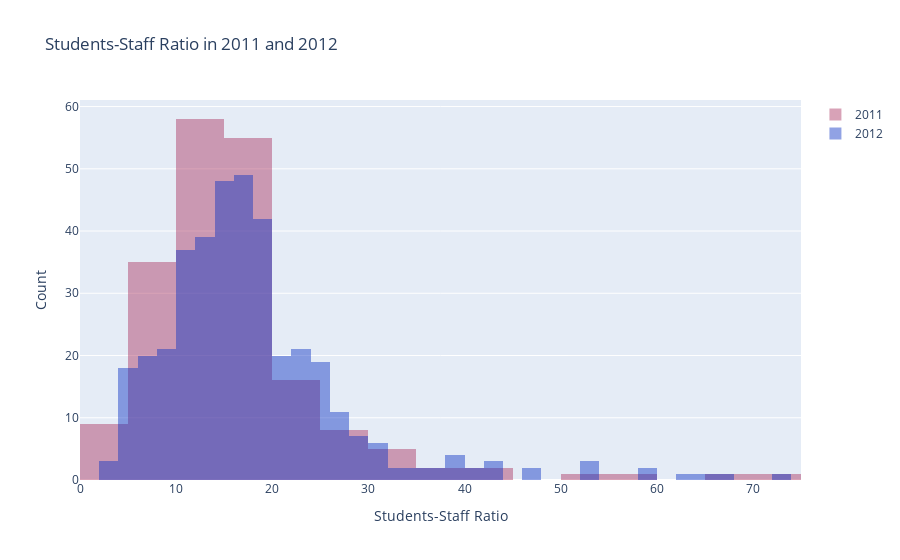

The notebook cell saved with this chart:
### Code cell
# 1. Assigns the student-staff ratio for the year 2011 to the variable x2011.
x2011 = timesData.student_staff_ratio[timesData.year == 2011]

# 2. Assigns the student-staff ratio for the year 2012 to the variable x2012.
x2012 = timesData.student_staff_ratio[timesData.year == 2012]

# 3. Creates a histogram for the year 2011.
trace1 = go.Histogram(
    x=x2011,  # Assigns the variable x2011 to the X-axis.
    opacity=0.75,  # Sets the transparency of the histogram.
    name = "2011",  # Sets the name of the histogram.
    marker=dict(color='rgba(171, 50, 96, 0.6)')  # Sets the color of the histogram.
)

# 4. Creates another histogram for the year 2012.
trace2 = go.Histogram(
    x=x2012,  # Assigns the variable x2012 to the X-axis.
    opacity=0.75,  # Sets the transparency of the histogram.
    name = "2012",  # Sets the name of the histogram.
    marker=dict(color='rgba(12, 50, 196, 0.6)')  # Sets the color of the histogram.
)

# 5. Puts both histograms into a data list.
data = [trace1, trace2]

# 6. Sets up the layout and titles for the chart.
layout = go.Layout(
    barmode='overlay',  # Allows the two histograms to overlap.
    title='Students-Staff Ratio in 2011 and 2012',  # Sets the title of the chart.
    xaxis=dict(title='Students-Staff Ratio'),  # Sets the title for the X-axis.
    yaxis=dict(title='Count')  # Sets the title for the Y-axis.
)

# 7. Creates a Figure object using the data and layout.
fig = go.Figure(data=data, layout=layout)

# 8. Plots the created Figure object.
iplot(fig)

### Figure 1 — Plotly figure (JSON) as saved in the notebook; plotly's stock layout.template omitted (floating-point values rounded to 4 significant figures; data arrays with more than 128 entries replaced by an {"elided": "..."} marker saying what was removed)
{"data": [{"marker": {"color": "rgba(171, 50, 96, 0.6)"}, "name": "2011", "opacity": 0.75, "type": "histogram", "x": {"elided": "200 float values"}}, {"marker": {"color": "rgba(12, 50, 196, 0.6)"}, "name": "2012", "opacity": 0.75, "type": "histogram", "x": {"elided": "402 float values"}}], "layout": {"barmode": "overlay", "title": {"text": "Students-Staff Ratio in 2011 and 2012"}, "xaxis": {"title": {"text": "Students-Staff Ratio"}}, "yaxis": {"title": {"text": "Count"}}}}
